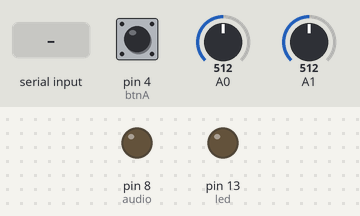
Simulated run of this sketch. Board: Arduino Uno, built with avr-gcc and run on an emulated ATmega328P. Shown: output pins drawn as LEDs (lit = HIGH). Dashed ring = blinking. Inputs (shaded band) come from the test bench; at power-on: pin 4 (btnA) HIGH, A0 = 512, A1 = 512. What the sketch prints to the serial monitor is not drawn.

Above: at 1.2 s.
1.3 s: pin 4 (btnA) pulled LOW for 0.15 s
At 2.6 s:
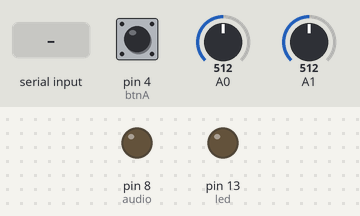
4.4 s: A0 set to 122
7.4 s: "1" received over Serial
10.4 s: A0 set to 22
13.4 s: A0 set to 511
At 14.41 s:
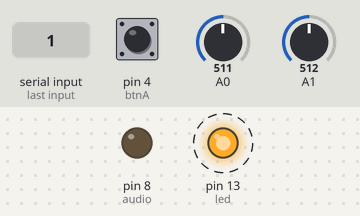
Timing chart, 0 to 17.4 s (numbered marks = the images above; inputs shaded):
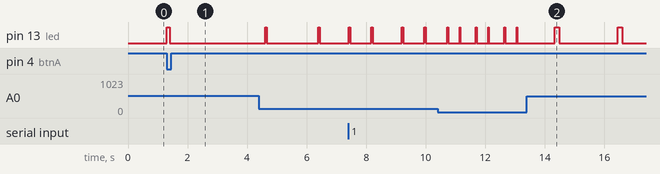

Measured:
- after the input at 1.3 s, pin 13 (led): LOW → HIGH at once, → LOW 0.10 s later

The sketch:

midiRecorder.ino
```cpp
unsigned long previousMillis = 0;
long interval = 32;
byte metronomTick = 4;
byte metronomCnt = 0;
byte tick = 0;

byte incomingByte ;
byte action = 0;
byte note = 0;
byte velocity = 0;
byte led = 13;
byte audio = 8;

byte beatLength = 4;

byte btnA = 4;
byte btnB = 3;
byte btnC = 2;

byte btnAUp = 0;
byte btnBUp = 0;
byte btnCUp = 0;

byte rec = 0;

byte record[32][2];

void setup() {
  //  Set MIDI baud rate:
  Serial.begin(31250);
  pinMode(led, OUTPUT);
  pinMode(audio, OUTPUT);
  pinMode(btnA, INPUT);
  pinMode(btnB, INPUT);
  pinMode(btnC, INPUT);
  digitalWrite(btnA, HIGH);
}

void loop() {

  if (Serial.available() > 0) {
    processMidiMsg();
 }


  if (digitalRead(btnA)==LOW) {
    if(btnAUp==0) {
      rec = !rec;
      digitalWrite(led, rec);
      btnAUp = 1;
    }
  } else {
    btnAUp = 0;
  }


  unsigned long currentMillis = millis();

  if(currentMillis - previousMillis >= interval) {
    // save the last time you blinked the LED
    previousMillis = currentMillis;
    interval = (analogRead(0)>>2)+24;
    beatLength = (analogRead(1)>>6)+1;

    if (record[tick][0]!=0) {
      noteOn(record[tick][0], record[tick][1], record[tick][2]);
      digitalWrite(led, HIGH);
    }else {
      digitalWrite(led, LOW);
    }

    if (tick>32){ tick = 0;}


    if (metronomCnt>metronomTick){
      noteOn(153, 32, 50);
      //noteOn(137, 32, 0);
      metronomCnt = 0;
    }
    metronomCnt++;
    tick++;

  }

}

void noteOn(int cmd, int pitch, int velocity) {
  Serial.write(cmd); Serial.write(pitch); Serial.write(velocity);
}

void processMidiMsg(){
   // read the incoming byte:
   incomingByte = Serial.read();

   // wait for as status-byte, channel 1, note on or off
   if (incomingByte== 144){ // note on message starting starting
     action = 1;

   }else if (incomingByte== 128){ // note off message starting
     action = 0;

   }else if ( (action==0)&&(note==0) ){ // if we received a "note off", we wait for which note (databyte)
     note = incomingByte;
     record[tick][0] = 144;
     record[tick][1] = note;
     record[tick][2] = 0;
     action = 2;

   }else if ( (action==1)&&(note==0) ){ // if we received a "note on", we wait for the note (databyte)
     note = incomingByte;

   }else if ( (action==1)&&(note!=0) ){ // ...and then the velocity
     velocity = incomingByte;
     record[tick][0] = 144;
     record[tick][1] = note;
     record[tick][2] = velocity;
     action = 0;
   }

}
```
